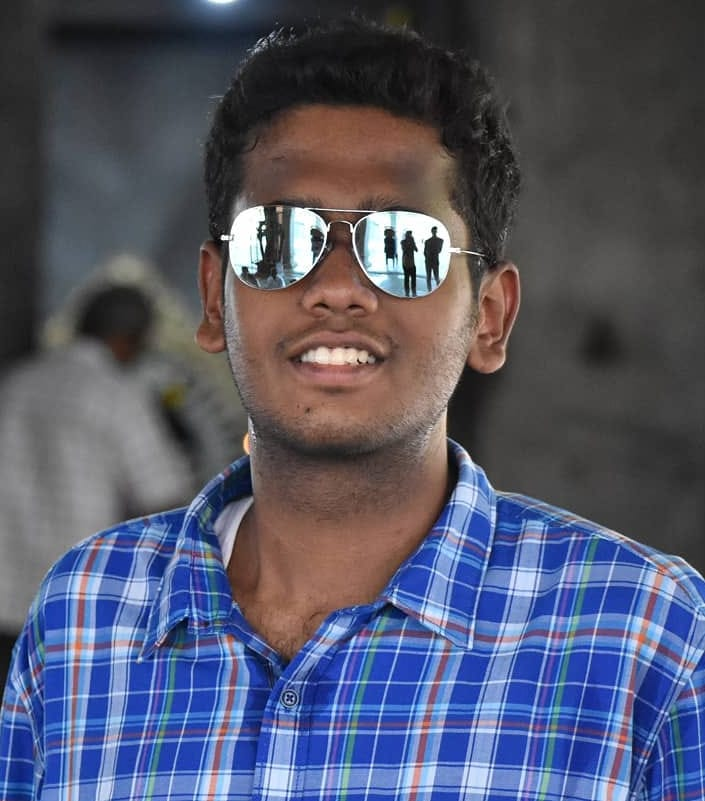
#> input picture sundar_pic.jpg, 705 x 801 px
$ python de-pixelation.py
#> lines starting #> are read from the running program, lines starting #| are printed output that depends on the picture
import cv2

image_path = "sundar_pic.jpg"
scale_factor = 10  # reduce size by 10x

img = cv2.imread(image_path)
#> img is the input picture: shape (801, 705, 3); mean B, G, R 107, 87.3, 84.3
h, w = img.shape[:2]
#> h = 801; w = 705

new_w = w // scale_factor
#> new_w = 70
new_h = h // scale_factor
#> new_h = 80

resized = cv2.resize(img, (new_w, new_h), interpolation=cv2.INTER_AREA)
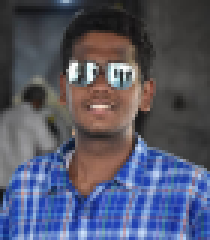
#> resized: shape (80, 70, 3) (shown 3 times larger); mean B, G, R 107, 87.3, 84.3

cv2.imwrite("template_3_reduced_sundar_pic.jpg", resized)
print(f"Saved → template_3_reduced.jpg ({new_w} x {new_h})")
#| Saved → template_3_reduced.jpg (70 x 80)

$ run again, with sundar_2.jpg copied over sundar_pic.jpg
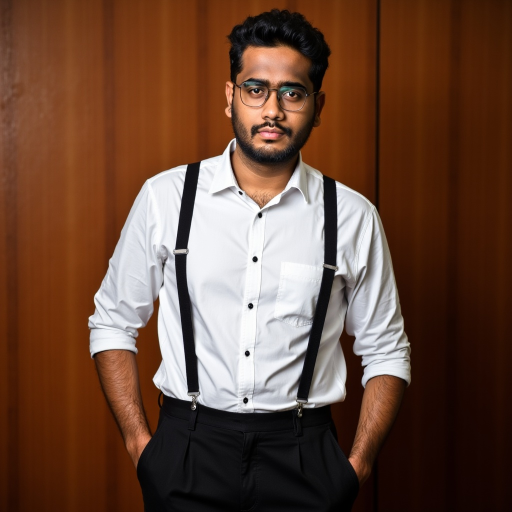
#> input picture sundar_2.jpg, 1024 x 1024 px (shown at 1/2 size)
#> img is the input picture: shape (1024, 1024, 3); mean B, G, R 56.8, 73.6, 105.7
#> `resized = cv2.resize(img, (new_w, new_h), interpolation=cv2.INTER_AREA)`:
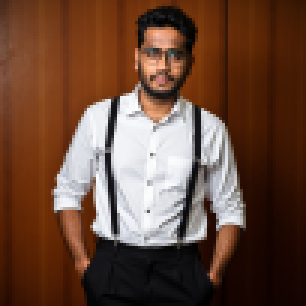
#> resized: shape (102, 102, 3) (shown 3 times larger); mean B, G, R 56.9, 73.6, 105.7
#| Saved → template_3_reduced.jpg (102 x 102)

$ run again, with sundar_face.png saved as sundar_pic.jpg
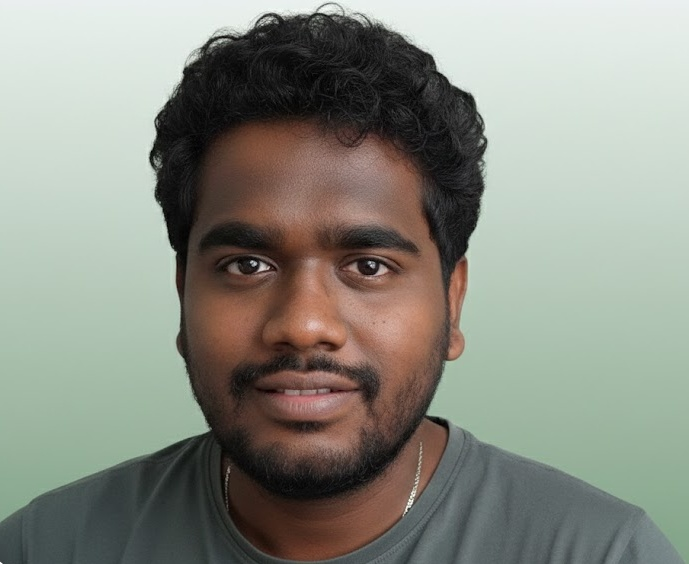
#> input picture sundar_face.png, 689 x 564 px
#> img is the input picture: shape (564, 689, 3); mean B, G, R 130.9, 140.7, 138.4
#> `resized = cv2.resize(img, (new_w, new_h), interpolation=cv2.INTER_AREA)`:
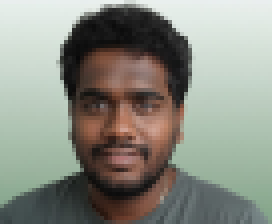
#> resized: shape (56, 68, 3) (shown 4 times larger); mean B, G, R 130.9, 140.7, 138.4
#| Saved → template_3_reduced.jpg (68 x 56)
